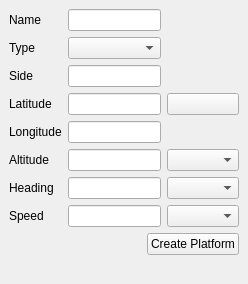
<?xml version="1.0" encoding="UTF-8"?>
<ui version="4.0">
 <class>CreatePlatformDockWidget</class>
 <widget class="QDockWidget" name="CreatePlatformDockWidget">
  <property name="geometry">
   <rect>
    <x>0</x>
    <y>0</y>
    <width>248</width>
    <height>284</height>
   </rect>
  </property>
  <property name="sizePolicy">
   <sizepolicy hsizetype="Expanding" vsizetype="Expanding">
    <horstretch>0</horstretch>
    <verstretch>0</verstretch>
   </sizepolicy>
  </property>
  <property name="minimumSize">
   <size>
    <width>235</width>
    <height>284</height>
   </size>
  </property>
  <property name="allowedAreas">
   <set>Qt::LeftDockWidgetArea|Qt::RightDockWidgetArea</set>
  </property>
  <property name="windowTitle">
   <string>Create Platform</string>
  </property>
  <widget class="QWidget" name="dockWidgetContents">
   <property name="sizePolicy">
    <sizepolicy hsizetype="Expanding" vsizetype="Expanding">
     <horstretch>100</horstretch>
     <verstretch>0</verstretch>
    </sizepolicy>
   </property>
   <layout class="QVBoxLayout" name="verticalLayout">
    <item>
     <layout class="QGridLayout" name="gridLayout">
      <item row="5" column="2">
       <widget class="wkf::AltitudeComboBox" name="mAltitudeUnitsBox"/>
      </item>
      <item row="6" column="0">
       <widget class="QLabel" name="label_7">
        <property name="text">
         <string>Heading</string>
        </property>
       </widget>
      </item>
      <item row="6" column="2">
       <widget class="wkf::AngleComboBox" name="mHeadingUnitsBox"/>
      </item>
      <item row="1" column="1">
       <widget class="QComboBox" name="mTypeComboBox"/>
      </item>
      <item row="1" column="0">
       <widget class="QLabel" name="label">
        <property name="text">
         <string>Type</string>
        </property>
       </widget>
      </item>
      <item row="0" column="0">
       <widget class="QLabel" name="label_5">
        <property name="text">
         <string>Name</string>
        </property>
       </widget>
      </item>
      <item row="0" column="1">
       <widget class="QLineEdit" name="mNameLineEdit"/>
      </item>
      <item row="2" column="0">
       <widget class="QLabel" name="label_2">
        <property name="text">
         <string>Side</string>
        </property>
       </widget>
      </item>
      <item row="2" column="1">
       <widget class="QLineEdit" name="mSideLineEdit"/>
      </item>
      <item row="3" column="0">
       <widget class="QLabel" name="label_3">
        <property name="text">
         <string>Latitude</string>
        </property>
       </widget>
      </item>
      <item row="4" column="0">
       <widget class="QLabel" name="label_4">
        <property name="text">
         <string>Longitude</string>
        </property>
       </widget>
      </item>
      <item row="3" column="1">
       <widget class="UtQtLatPosLineEdit" name="mLatitudeLineEdit"/>
      </item>
      <item row="3" column="2">
       <widget class="wkf::LocationSelector" name="mLocationButton">
        <property name="text">
         <string/>
        </property>
       </widget>
      </item>
      <item row="4" column="1">
       <widget class="UtQtLonPosLineEdit" name="mLongitudeLineEdit"/>
      </item>
      <item row="5" column="0">
       <widget class="QLabel" name="label_6">
        <property name="text">
         <string>Altitude</string>
        </property>
       </widget>
      </item>
      <item row="7" column="0">
       <widget class="QLabel" name="label_8">
        <property name="text">
         <string>Speed</string>
        </property>
       </widget>
      </item>
      <item row="7" column="1">
       <widget class="QLineEdit" name="mSpeedLineEdit"/>
      </item>
      <item row="7" column="2">
       <widget class="wkf::SpeedComboBox" name="mSpeedUnitsBox"/>
      </item>
      <item row="6" column="1">
       <widget class="QLineEdit" name="mHeadingLineEdit"/>
      </item>
      <item row="5" column="1">
       <widget class="QLineEdit" name="mAltitudeLineEdit"/>
      </item>
     </layout>
    </item>
    <item>
     <layout class="QHBoxLayout" name="horizontalLayout">
      <item>
       <spacer name="horizontalSpacer">
        <property name="orientation">
         <enum>Qt::Horizontal</enum>
        </property>
        <property name="sizeHint" stdset="0">
         <size>
          <width>40</width>
          <height>20</height>
         </size>
        </property>
       </spacer>
      </item>
      <item>
       <widget class="QPushButton" name="mCreatePlatformButton">
        <property name="text">
         <string>Create Platform</string>
        </property>
       </widget>
      </item>
     </layout>
    </item>
    <item>
     <spacer name="verticalSpacer">
      <property name="orientation">
       <enum>Qt::Vertical</enum>
      </property>
      <property name="sizeHint" stdset="0">
       <size>
        <width>20</width>
        <height>40</height>
       </size>
      </property>
     </spacer>
    </item>
   </layout>
  </widget>
 </widget>
 <customwidgets>
  <customwidget>
   <class>UtQtLatPosLineEdit</class>
   <extends>QLineEdit</extends>
   <header location="global">UtQtUnitLineEdit.hpp</header>
  </customwidget>
  <customwidget>
   <class>UtQtLonPosLineEdit</class>
   <extends>QLineEdit</extends>
   <header>UtQtUnitLineEdit.hpp</header>
  </customwidget>
  <customwidget>
   <class>wkf::LocationSelector</class>
   <extends>QPushButton</extends>
   <header>WkfSelectorWidgets.hpp</header>
  </customwidget>
  <customwidget>
   <class>wkf::AltitudeComboBox</class>
   <extends>QComboBox</extends>
   <header>WkfUnitComboBox.hpp</header>
  </customwidget>
  <customwidget>
   <class>wkf::AngleComboBox</class>
   <extends>QComboBox</extends>
   <header>WkfUnitComboBox.hpp</header>
  </customwidget>
  <customwidget>
   <class>wkf::SpeedComboBox</class>
   <extends>QComboBox</extends>
   <header>WkfUnitComboBox.hpp</header>
  </customwidget>
 </customwidgets>
 <tabstops>
  <tabstop>mNameLineEdit</tabstop>
  <tabstop>mTypeComboBox</tabstop>
  <tabstop>mSideLineEdit</tabstop>
  <tabstop>mLatitudeLineEdit</tabstop>
  <tabstop>mLocationButton</tabstop>
  <tabstop>mLongitudeLineEdit</tabstop>
  <tabstop>mAltitudeLineEdit</tabstop>
  <tabstop>mAltitudeUnitsBox</tabstop>
  <tabstop>mHeadingLineEdit</tabstop>
  <tabstop>mHeadingUnitsBox</tabstop>
  <tabstop>mSpeedLineEdit</tabstop>
  <tabstop>mSpeedUnitsBox</tabstop>
  <tabstop>mCreatePlatformButton</tabstop>
 </tabstops>
 <resources/>
 <connections/>
</ui>
